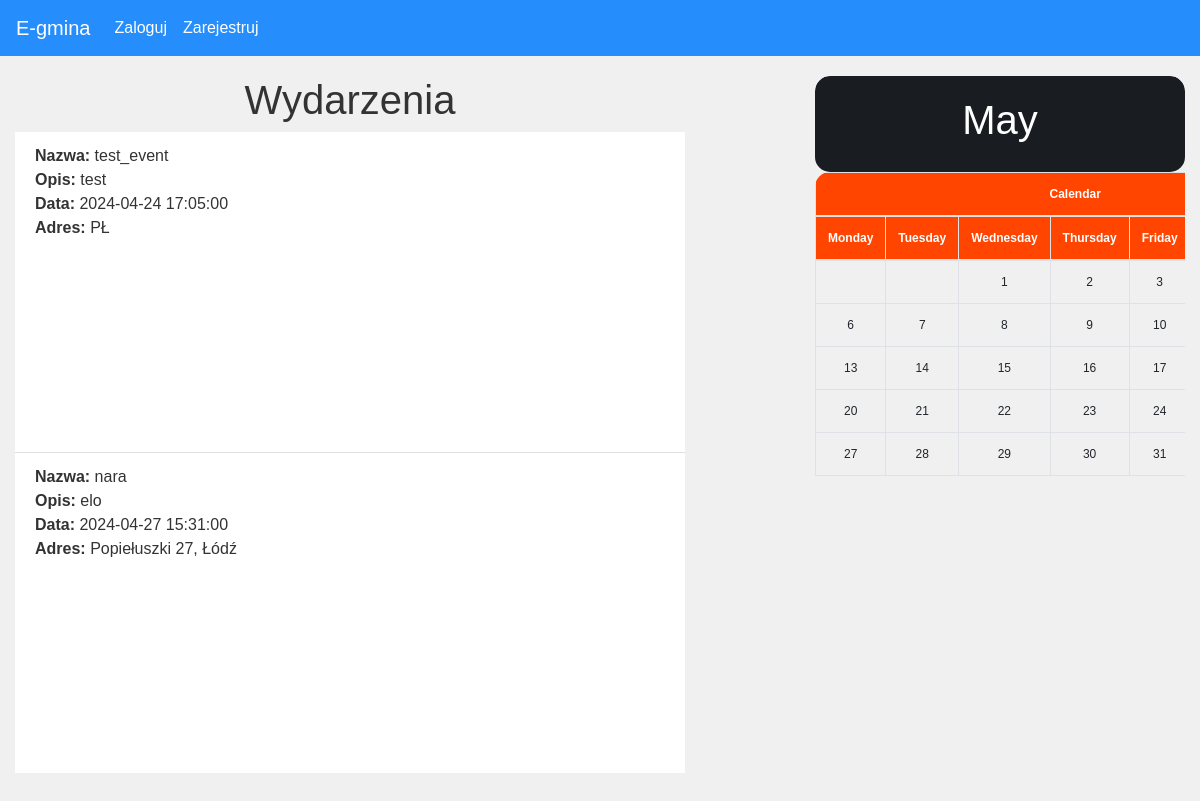
Before: / with the older database file.
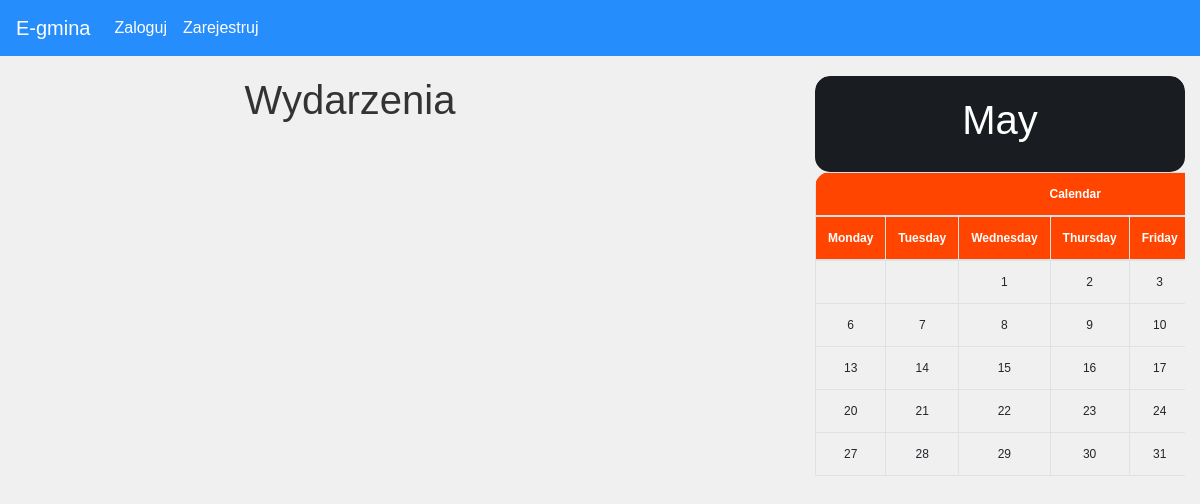
After: the same page with the newer database file.
### website/models.py (models this page shows)
class Event(db.Model):
    id = db.Column(db.Integer, primary_key=True)
    data = db.Column(db.String(10000))
    date = db.Column(db.DateTime(timezone=True), default=func.now())
    place = db.Column(db.String(150))
    name = db.Column(db.String(150))
    status = db.Column(db.String(50), default='pending')
    user_id = db.Column(db.Integer, db.ForeignKey('user.id'))

### website/views.py (the view)
@views.route('/', methods=['GET', 'POST'])
def home():
    today = datetime.date.today()
    current_month = today.strftime("%B")
    year = today.year
    month = today.month
    month_events = get_month_events(year, month)
    accepted_month_events = [event for event in month_events if event.status == 'accepted']
    weeks = generate_calendar(year, month, accepted_month_events)
    accepted_events = Event.query.filter_by(status='accepted').all()
    markers = MapMarker.query.all()  # Pobieramy wszystkie znaczniki z bazy danych
    return render_template("home.html", calendar=weeks, current_month=current_month, user=current_user,
                           accepted_events=accepted_events, markers=markers)

### website/views.py (called while the page is built)
def get_month_events(year, month):
    start_date = datetime.date(year, month, 1)
    end_date = datetime.date(year, month, calendar.monthrange(year, month)[1])
    month_events = Event.query.filter(Event.date.between(start_date, end_date)).all()
    return month_events

def generate_calendar(year, month, month_events):
    cal = calendar.monthcalendar(year, month)
    weeks = []
    for week in cal:
        current_week = []
        for day in week:
            events_for_day = [event for event in month_events if event.date.day == day]
            current_week.append((day, events_for_day))
        weeks.append(current_week)
    return weeks

### website/templates/home.html (shortened to what this page needs)
{% extends "base.html" %}
{% block content %}
<div class="row">
  <div class="col-md-7" style="margin-right: 100px;">
    <h1 align="center">Wydarzenia</h1>
    <ul class="list-group list-group-flush" id="Events">
      {% for event in accepted_events %}
        <li class="list-group-item">
          <strong>Nazwa:</strong> {{ event.name }}<br>
          <strong>Opis:</strong> {{ event.data }}<br>
          <strong>Data:</strong> {{ event.date }}<br>
          <strong>Adres:</strong> {{ event.place }}<br>
          <div id="map-{{ event.id }}" style="height: 200px"></div>
        </li>
      {% endfor %}
    </ul>
  </div>
  <div class="col-md-4">
    {% include 'calendar_home.html' %}
    {% include 'maps_home.html' %}
  </div>
</div>
{% endblock %}

### website/templates/base.html (shortened to what this page needs)
<!DOCTYPE html>
<html>
<head>
    <link rel="stylesheet" href="https://stackpath.bootstrapcdn.com/bootstrap/4.4.1/css/bootstrap.min.css">
    <link rel="stylesheet" href="https://stackpath.bootstrapcdn.com/font-awesome/4.7.0/css/font-awesome.min.css">
</head>
<body>
    <nav class="navbar navbar-expand-lg navbar-dark bg-primary">
        <a class="navbar-brand" id="home" href="/">E-gmina</a>
        <div class="collapse navbar-collapse" id="navbar">
            <div class="navbar-nav mr-auto">
                {% if current_user.is_authenticated %}
                    {% if current_user.role != 'user' %}
                        <a class="nav-item nav-link" id="events" href="/events">Wydarzenia</a>
                    {% endif %}
                    {% if current_user.role == 'admin' %}
                    <a class="nav-item nav-link" id="maps" href="/maps">Mapa</a>
                    <a class="nav-item nav-link" id="admin_events" href="/admin-events">Weryfikuj wydarzeniami</a>
                    <a class="nav-item nav-link" id="admin_users" href="/admin-users">Weryfikuj konta</a>
                    {% endif %}
                {% else %}
                    <a class="nav-item nav-link" id="login" href="/login">Zaloguj</a>
                    <a class="nav-item nav-link" id="signUp" href="/sign-up">Zarejestruj</a>
                {% endif %}
            </div>
        </div>
    </nav>
    <div class="container">{% block content %} {% endblock %}</div>
</body>
</html>

### website/templates/calendar_home.html (shortened to what this page needs)
<div class="calendar-container">
  <div class="header">
    <h1 style="width: 100%; text-align: center;">{{ current_month }}</h1>
  </div>
  <div class="calendar">
    <table class="table table-bordered">
      <thead>
        <tr>
          <th colspan="7">Calendar</th>
        </tr>
        <tr>
          <th>Monday</th>
          <th>Tuesday</th>
          <th>Wednesday</th>
          <th>Thursday</th>
          <th>Friday</th>
        </tr>
      </thead>
      <tbody>
        {% for week in calendar %}
          <tr>
            {% for day, events in week %}
              <td class="{% if events %}has-event{% endif %}">
                {% if day %}
                  <span class="day">{{ day }}</span>
                {% endif %}
              </td>
            {% endfor %}
          </tr>
        {% endfor %}
      </tbody>
    </table>
  </div>
</div>

### website/templates/maps_home.html (shortened to what this page needs)
<!DOCTYPE html>
<html lang="en">
<head>
</head>
<body>
    <div id="map"></div>
</body>
</html>

### website/templates/calendar_home.html (style rules this page uses)
.calendar-container { min-height: 80vh; border-radius: 15px; overflow: hidden; }
.header { background-color: #191d21; color: white; text-align: center; padding: 20px 0; border-top-left-radius: 15px; border-top-right-radius: 15px; border-bottom-left-radius: 15px; border-bottom-right-radius: 15px; width: 100%; margin: 0; display: inline-block; }
.calendar { float: left; margin-right: 20px; border-radius: 15px; overflow: hidden; }
table { width: 100%; border-collapse: collapse; }
th, td { border: 1px solid #ddd; padding: 5px; text-align: center; position: relative; cursor: pointer; width: calc(100% / 7); font-size: 12px; }
th { background-color: #FF4500; color: white; }

### website/templates/maps_home.html (style rules this page uses)
body { font-family: Arial, sans-serif; margin: 0; padding: 0; }

Changed rows visible on the page:
removed Event: name "test_event", data "test", date "2024-04-24 17:05:00", place "PŁ"
removed Event: name "nara", data "elo", date "2024-04-27 15:31:00", place "Popiełuszki 27, Łódź", {{ event.id }} 2 (drawn)
